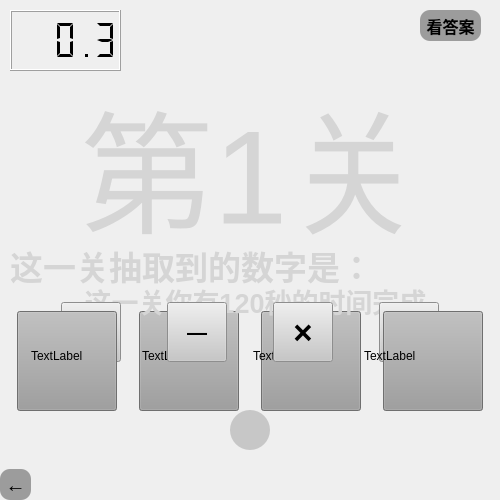
<?xml version="1.0" encoding="UTF-8"?>
<ui version="4.0">
 <class>pokers</class>
 <widget class="QWidget" name="pokers">
  <property name="geometry">
   <rect>
    <x>0</x>
    <y>0</y>
    <width>500</width>
    <height>500</height>
   </rect>
  </property>
  <property name="minimumSize">
   <size>
    <width>500</width>
    <height>500</height>
   </size>
  </property>
  <property name="maximumSize">
   <size>
    <width>500</width>
    <height>500</height>
   </size>
  </property>
  <property name="windowTitle">
   <string>挑战模式</string>
  </property>
  <widget class="QLabel" name="label1">
   <property name="geometry">
    <rect>
     <x>31</x>
     <y>281</y>
     <width>105</width>
     <height>150</height>
    </rect>
   </property>
   <property name="minimumSize">
    <size>
     <width>105</width>
     <height>150</height>
    </size>
   </property>
   <property name="maximumSize">
    <size>
     <width>105</width>
     <height>150</height>
    </size>
   </property>
   <property name="text">
    <string>TextLabel</string>
   </property>
  </widget>
  <widget class="QLabel" name="label2">
   <property name="geometry">
    <rect>
     <x>142</x>
     <y>281</y>
     <width>105</width>
     <height>150</height>
    </rect>
   </property>
   <property name="minimumSize">
    <size>
     <width>105</width>
     <height>150</height>
    </size>
   </property>
   <property name="maximumSize">
    <size>
     <width>105</width>
     <height>150</height>
    </size>
   </property>
   <property name="text">
    <string>TextLabel</string>
   </property>
  </widget>
  <widget class="QLabel" name="label3">
   <property name="geometry">
    <rect>
     <x>253</x>
     <y>281</y>
     <width>105</width>
     <height>150</height>
    </rect>
   </property>
   <property name="minimumSize">
    <size>
     <width>105</width>
     <height>150</height>
    </size>
   </property>
   <property name="maximumSize">
    <size>
     <width>105</width>
     <height>150</height>
    </size>
   </property>
   <property name="text">
    <string>TextLabel</string>
   </property>
  </widget>
  <widget class="QLabel" name="label4">
   <property name="geometry">
    <rect>
     <x>364</x>
     <y>281</y>
     <width>105</width>
     <height>150</height>
    </rect>
   </property>
   <property name="minimumSize">
    <size>
     <width>105</width>
     <height>150</height>
    </size>
   </property>
   <property name="maximumSize">
    <size>
     <width>105</width>
     <height>150</height>
    </size>
   </property>
   <property name="text">
    <string>TextLabel</string>
   </property>
  </widget>
  <widget class="QLabel" name="label">
   <property name="geometry">
    <rect>
     <x>10</x>
     <y>240</y>
     <width>351</width>
     <height>51</height>
    </rect>
   </property>
   <property name="font">
    <font>
     <pointsize>25</pointsize>
     <weight>75</weight>
     <bold>true</bold>
    </font>
   </property>
   <property name="styleSheet">
    <string notr="true">#label{
	color:rgb(213, 213, 213);
}</string>
   </property>
   <property name="text">
    <string>这一关抽取到的数字是：</string>
   </property>
  </widget>
  <widget class="QPushButton" name="retButton">
   <property name="geometry">
    <rect>
     <x>0</x>
     <y>469</y>
     <width>31</width>
     <height>31</height>
    </rect>
   </property>
   <property name="font">
    <font>
     <pointsize>15</pointsize>
     <weight>75</weight>
     <bold>true</bold>
    </font>
   </property>
   <property name="styleSheet">
    <string notr="true">#retButton{
	background-color:rgb(156, 156, 156);
	border-radius:10px;
}

#retButton:hover{
	background-color:rgb(107, 107, 107);
	border-radius:10px;
}

#retButton::pressed{
	background-color:rgb(50, 50, 50);
	border-radius:10px;
}
</string>
   </property>
   <property name="text">
    <string>←</string>
   </property>
  </widget>
  <widget class="QPushButton" name="refreshButton">
   <property name="geometry">
    <rect>
     <x>230</x>
     <y>410</y>
     <width>40</width>
     <height>40</height>
    </rect>
   </property>
   <property name="minimumSize">
    <size>
     <width>40</width>
     <height>40</height>
    </size>
   </property>
   <property name="maximumSize">
    <size>
     <width>40</width>
     <height>40</height>
    </size>
   </property>
   <property name="acceptDrops">
    <bool>false</bool>
   </property>
   <property name="autoFillBackground">
    <bool>false</bool>
   </property>
   <property name="styleSheet">
    <string notr="true">#refreshButton{
	background-color:rgb(199, 199, 199);
	border-radius:20px;
}
</string>
   </property>
   <property name="text">
    <string/>
   </property>
   <property name="icon">
    <iconset>
     <normaloff>../images/arrow1.jpg</normaloff>../images/arrow1.jpg</iconset>
   </property>
   <property name="iconSize">
    <size>
     <width>25</width>
     <height>25</height>
    </size>
   </property>
   <property name="checkable">
    <bool>false</bool>
   </property>
   <property name="autoExclusive">
    <bool>false</bool>
   </property>
  </widget>
  <widget class="QLCDNumber" name="lcdNumber">
   <property name="geometry">
    <rect>
     <x>10</x>
     <y>10</y>
     <width>111</width>
     <height>61</height>
    </rect>
   </property>
   <property name="mode">
    <enum>QLCDNumber::Dec</enum>
   </property>
   <property name="segmentStyle">
    <enum>QLCDNumber::Flat</enum>
   </property>
   <property name="value" stdset="0">
    <double>0.300000000000000</double>
   </property>
  </widget>
  <widget class="QPushButton" name="answerButton">
   <property name="geometry">
    <rect>
     <x>420</x>
     <y>10</y>
     <width>61</width>
     <height>31</height>
    </rect>
   </property>
   <property name="font">
    <font>
     <pointsize>12</pointsize>
     <weight>75</weight>
     <italic>false</italic>
     <bold>true</bold>
    </font>
   </property>
   <property name="styleSheet">
    <string notr="true">#answerButton{
	background-color:rgb(156, 156, 156);
	border-radius:10px;
}

#answerButton:hover{
	background-color:rgb(107, 107, 107);
	border-radius:10px;
}

#answerButton::pressed{
	background-color:rgb(50, 50, 50);
	border-radius:10px;
}
</string>
   </property>
   <property name="text">
    <string>看答案</string>
   </property>
  </widget>
  <widget class="QPushButton" name="firstButton">
   <property name="geometry">
    <rect>
     <x>17</x>
     <y>311</y>
     <width>100</width>
     <height>100</height>
    </rect>
   </property>
   <property name="minimumSize">
    <size>
     <width>100</width>
     <height>100</height>
    </size>
   </property>
   <property name="maximumSize">
    <size>
     <width>100</width>
     <height>100</height>
    </size>
   </property>
   <property name="font">
    <font>
     <pointsize>30</pointsize>
     <weight>75</weight>
     <bold>true</bold>
    </font>
   </property>
   <property name="styleSheet">
    <string notr="true">#firstButton{
	background-color:rgb(156, 156, 156);
}

#firstButton:hover{
	background-color:rgb(107, 107, 107);
}

#firstButton::pressed{
	background-color:rgb(50, 50, 50);
}
</string>
   </property>
   <property name="text">
    <string/>
   </property>
  </widget>
  <widget class="QPushButton" name="secondButton">
   <property name="geometry">
    <rect>
     <x>139</x>
     <y>311</y>
     <width>100</width>
     <height>100</height>
    </rect>
   </property>
   <property name="minimumSize">
    <size>
     <width>100</width>
     <height>100</height>
    </size>
   </property>
   <property name="maximumSize">
    <size>
     <width>100</width>
     <height>100</height>
    </size>
   </property>
   <property name="font">
    <font>
     <pointsize>30</pointsize>
     <weight>75</weight>
     <bold>true</bold>
    </font>
   </property>
   <property name="styleSheet">
    <string notr="true">#secondButton{
	background-color:rgb(156, 156, 156);
}

#secondButton:hover{
	background-color:rgb(107, 107, 107);
}

#secondButton::pressed{
	background-color:rgb(50, 50, 50);
}</string>
   </property>
   <property name="text">
    <string/>
   </property>
  </widget>
  <widget class="QPushButton" name="thirdButton">
   <property name="geometry">
    <rect>
     <x>261</x>
     <y>311</y>
     <width>100</width>
     <height>100</height>
    </rect>
   </property>
   <property name="minimumSize">
    <size>
     <width>100</width>
     <height>100</height>
    </size>
   </property>
   <property name="maximumSize">
    <size>
     <width>100</width>
     <height>100</height>
    </size>
   </property>
   <property name="font">
    <font>
     <pointsize>30</pointsize>
     <weight>75</weight>
     <bold>true</bold>
    </font>
   </property>
   <property name="styleSheet">
    <string notr="true">#thirdButton{
	background-color:rgb(156, 156, 156);
}

#thirdButton:hover{
	background-color:rgb(107, 107, 107);
}

#thirdButton::pressed{
	background-color:rgb(50, 50, 50);
}</string>
   </property>
   <property name="text">
    <string/>
   </property>
  </widget>
  <widget class="QPushButton" name="fourthButton">
   <property name="geometry">
    <rect>
     <x>383</x>
     <y>311</y>
     <width>100</width>
     <height>100</height>
    </rect>
   </property>
   <property name="minimumSize">
    <size>
     <width>100</width>
     <height>100</height>
    </size>
   </property>
   <property name="maximumSize">
    <size>
     <width>100</width>
     <height>100</height>
    </size>
   </property>
   <property name="font">
    <font>
     <pointsize>30</pointsize>
     <weight>75</weight>
     <bold>true</bold>
    </font>
   </property>
   <property name="styleSheet">
    <string notr="true">#fourthButton{
	background-color:rgb(156, 156, 156);
}

#fourthButton:hover{
	background-color:rgb(107, 107, 107);
}

#fourthButton::pressed{
	background-color:rgb(50, 50, 50);
}</string>
   </property>
   <property name="text">
    <string/>
   </property>
  </widget>
  <widget class="QLabel" name="label_2">
   <property name="geometry">
    <rect>
     <x>80</x>
     <y>70</y>
     <width>341</width>
     <height>191</height>
    </rect>
   </property>
   <property name="font">
    <font>
     <pointsize>100</pointsize>
    </font>
   </property>
   <property name="styleSheet">
    <string notr="true">#label_2{
	color:rgb(213, 213, 213);
}</string>
   </property>
   <property name="text">
    <string>第1关</string>
   </property>
   <property name="alignment">
    <set>Qt::AlignCenter</set>
   </property>
  </widget>
  <widget class="QLabel" name="label_3">
   <property name="geometry">
    <rect>
     <x>70</x>
     <y>250</y>
     <width>371</width>
     <height>101</height>
    </rect>
   </property>
   <property name="font">
    <font>
     <pointsize>20</pointsize>
     <weight>75</weight>
     <bold>true</bold>
    </font>
   </property>
   <property name="styleSheet">
    <string notr="true">#label_3{
	color:rgb(213, 213, 213);
}</string>
   </property>
   <property name="text">
    <string>这一关你有120秒的时间完成</string>
   </property>
   <property name="alignment">
    <set>Qt::AlignCenter</set>
   </property>
  </widget>
  <widget class="QPushButton" name="addButton">
   <property name="geometry">
    <rect>
     <x>61</x>
     <y>302</y>
     <width>60</width>
     <height>60</height>
    </rect>
   </property>
   <property name="minimumSize">
    <size>
     <width>60</width>
     <height>60</height>
    </size>
   </property>
   <property name="maximumSize">
    <size>
     <width>50</width>
     <height>50</height>
    </size>
   </property>
   <property name="font">
    <font>
     <pointsize>30</pointsize>
     <weight>75</weight>
     <bold>true</bold>
    </font>
   </property>
   <property name="styleSheet">
    <string notr="true">#addButton{
	background-color:rgb(199, 199, 199);
}

#addButton:hover{
	background-color:rgb(107, 107, 107);
}

#addButton::pressed{
	background-color:rgb(50, 50, 50);
}</string>
   </property>
   <property name="text">
    <string>+</string>
   </property>
  </widget>
  <widget class="QPushButton" name="plusButton">
   <property name="geometry">
    <rect>
     <x>273</x>
     <y>302</y>
     <width>60</width>
     <height>60</height>
    </rect>
   </property>
   <property name="minimumSize">
    <size>
     <width>60</width>
     <height>60</height>
    </size>
   </property>
   <property name="maximumSize">
    <size>
     <width>50</width>
     <height>50</height>
    </size>
   </property>
   <property name="font">
    <font>
     <pointsize>25</pointsize>
     <weight>75</weight>
     <bold>true</bold>
    </font>
   </property>
   <property name="styleSheet">
    <string notr="true">#plusButton{
	background-color:rgb(199, 199, 199);
}

#plusButton:hover{
	background-color:rgb(107, 107, 107);
}

#plusButton::pressed{
	background-color:rgb(50, 50, 50);
}</string>
   </property>
   <property name="text">
    <string>×</string>
   </property>
  </widget>
  <widget class="QPushButton" name="divButton">
   <property name="geometry">
    <rect>
     <x>379</x>
     <y>302</y>
     <width>60</width>
     <height>60</height>
    </rect>
   </property>
   <property name="minimumSize">
    <size>
     <width>60</width>
     <height>60</height>
    </size>
   </property>
   <property name="maximumSize">
    <size>
     <width>50</width>
     <height>50</height>
    </size>
   </property>
   <property name="font">
    <font>
     <pointsize>25</pointsize>
     <weight>75</weight>
     <bold>true</bold>
    </font>
   </property>
   <property name="styleSheet">
    <string notr="true">#divButton{
	background-color:rgb(199, 199, 199);
}

#divButton:hover{
	background-color:rgb(107, 107, 107);
}

#divButton::pressed{
	background-color:rgb(50, 50, 50);
}</string>
   </property>
   <property name="text">
    <string>÷</string>
   </property>
  </widget>
  <widget class="QPushButton" name="subButton">
   <property name="geometry">
    <rect>
     <x>167</x>
     <y>302</y>
     <width>60</width>
     <height>60</height>
    </rect>
   </property>
   <property name="minimumSize">
    <size>
     <width>60</width>
     <height>60</height>
    </size>
   </property>
   <property name="maximumSize">
    <size>
     <width>50</width>
     <height>50</height>
    </size>
   </property>
   <property name="font">
    <font>
     <pointsize>15</pointsize>
     <weight>75</weight>
     <bold>true</bold>
    </font>
   </property>
   <property name="styleSheet">
    <string notr="true">#subButton{
	background-color:rgb(199, 199, 199);
}

#subButton:hover{
	background-color:rgb(107, 107, 107);
}

#subButton::pressed{
	background-color:rgb(50, 50, 50);
}</string>
   </property>
   <property name="text">
    <string>—</string>
   </property>
  </widget>
  <zorder>thirdButton</zorder>
  <zorder>label3</zorder>
  <zorder>secondButton</zorder>
  <zorder>label_3</zorder>
  <zorder>label2</zorder>
  <zorder>addButton</zorder>
  <zorder>plusButton</zorder>
  <zorder>divButton</zorder>
  <zorder>subButton</zorder>
  <zorder>firstButton</zorder>
  <zorder>fourthButton</zorder>
  <zorder>label4</zorder>
  <zorder>label1</zorder>
  <zorder>retButton</zorder>
  <zorder>label</zorder>
  <zorder>refreshButton</zorder>
  <zorder>lcdNumber</zorder>
  <zorder>answerButton</zorder>
  <zorder>label_2</zorder>
 </widget>
 <resources/>
 <connections/>
</ui>
